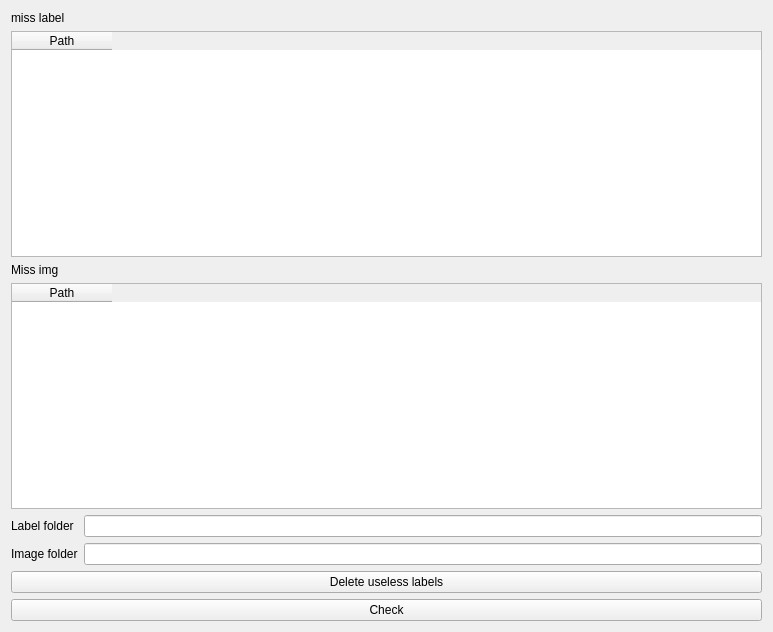
<?xml version="1.0" encoding="UTF-8"?>
<ui version="4.0">
 <class>labels_check</class>
 <widget class="QWidget" name="labels_check">
  <property name="geometry">
   <rect>
    <x>0</x>
    <y>0</y>
    <width>773</width>
    <height>632</height>
   </rect>
  </property>
  <property name="windowTitle">
   <string>Form</string>
  </property>
  <layout class="QVBoxLayout" name="verticalLayout">
   <item>
    <widget class="QLabel" name="label">
     <property name="text">
      <string>miss label</string>
     </property>
    </widget>
   </item>
   <item>
    <widget class="QTableWidget" name="tableWidgetMissLabel">
     <column>
      <property name="text">
       <string>Path</string>
      </property>
     </column>
    </widget>
   </item>
   <item>
    <widget class="QLabel" name="label_2">
     <property name="text">
      <string>Miss img</string>
     </property>
    </widget>
   </item>
   <item>
    <widget class="QTableWidget" name="tableWidgetMissImg">
     <column>
      <property name="text">
       <string>Path</string>
      </property>
     </column>
    </widget>
   </item>
   <item>
    <layout class="QGridLayout" name="gridLayout_2">
     <item row="0" column="0">
      <widget class="QLabel" name="label_3">
       <property name="text">
        <string>Label folder</string>
       </property>
      </widget>
     </item>
     <item row="0" column="1">
      <widget class="QLineEdit" name="lineEditLabelFolder"/>
     </item>
     <item row="1" column="0">
      <widget class="QLabel" name="label_4">
       <property name="text">
        <string>Image folder</string>
       </property>
      </widget>
     </item>
     <item row="1" column="1">
      <widget class="QLineEdit" name="lineEditImageFolder"/>
     </item>
    </layout>
   </item>
   <item>
    <widget class="QPushButton" name="pushButtonDeleteUselessLabels">
     <property name="text">
      <string>Delete useless labels</string>
     </property>
    </widget>
   </item>
   <item>
    <widget class="QPushButton" name="pushButtonCheck">
     <property name="text">
      <string>Check</string>
     </property>
    </widget>
   </item>
  </layout>
 </widget>
 <resources/>
 <connections/>
</ui>
